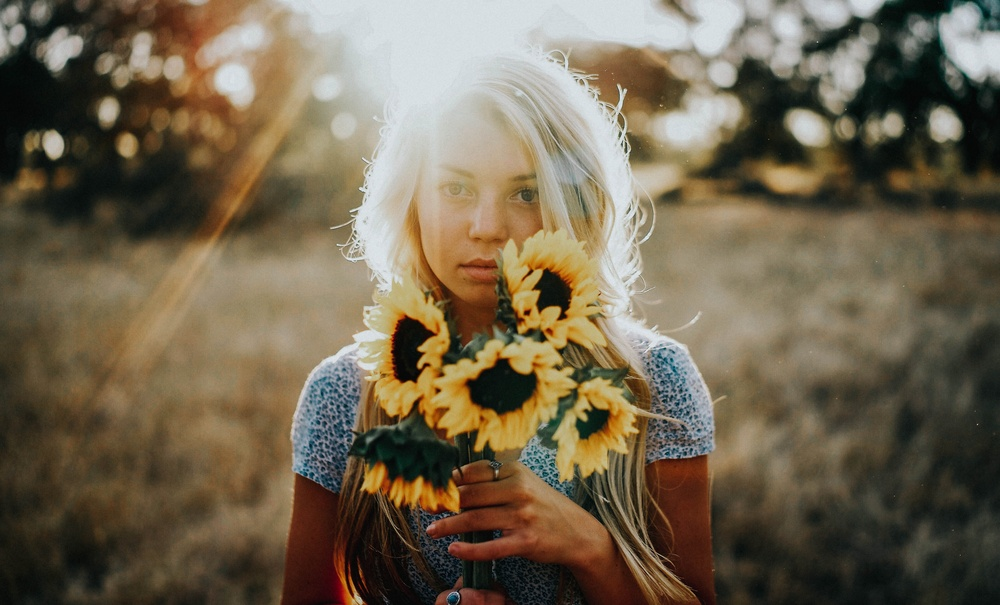
#> input picture CV/pictures/pic1.jpg, 1000 x 605 px, shrunk from 3823 x 2314 before the run
$ python ycbcr.py
#> lines starting #> are read from the running program, lines starting #| are printed output that depends on the picture
import cv2
import numpy as np
import matplotlib.pyplot as plt
from numpy import uint8
from scipy.stats import mode

'''
Цветовое пространство YCrCb (Y - яркость, Cr - красный, Cb - синий)
опять алгос с модой, работает почти так же как lab, но пространство другое
'''

# [4 lines left out: function adjust_contrast_brightness, not called in this run]


def main():
    # Загрузка изображения
    image = cv2.imread('../../pictures/pic1.jpg')
#> image is the input picture: shape (605, 1000, 3); mean B, G, R 79.3, 100.6, 112.8

    # Преобразование в цветовое пространство YCrCb
    ycbcr_image = cv2.cvtColor(image, cv2.COLOR_BGR2YCrCb)
#> ycbcr_image: shape (605, 1000, 3); mean of channels 0, 1, 2 101.8, 135.8, 115.3

    # Построение гистограмм каждого канала
    for i in range(3):
        plt.subplot(3, 1, i + 1)
        plt.hist(ycbcr_image[:, :, i].ravel(), bins=256, color='gray', alpha=0.75)
        plt.title(f'Channel {i}')
        plt.xlabel('Value')
        plt.ylabel('Frequency')

    plt.tight_layout()
    plt.show()
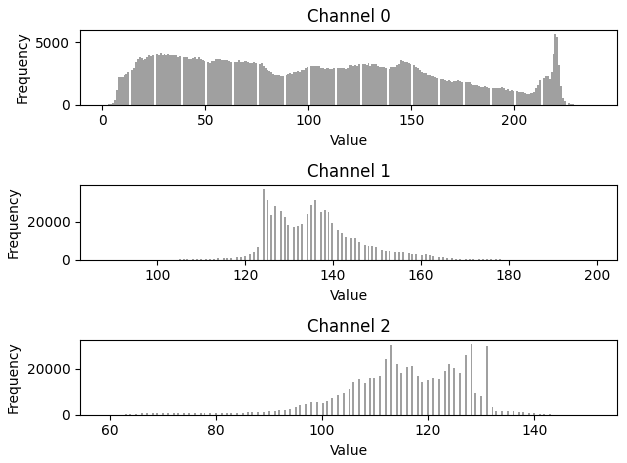
#> figure drawn by matplotlib, 3 panels; panel 1: tallest bar 5675 high, from x = 219.5 to 220.4; panel 2: tallest bar 37338 high, from x = 124 to 124.4; panel 3: tallest bar 30664 high, from x = 128 to 128.4

    # Обрезка очень светлых и темных цветов (уменьшение контрастности)
    ycbcr_image[..., 0] = np.clip(ycbcr_image[..., 0], 60, 200)  # Обрезка яркости Y
#> ycbcr_image: shape (605, 1000, 3); mean of channels 0, 1, 2 108.6, 135.8, 115.3

    y_channel = ycbcr_image[:, :, 0]
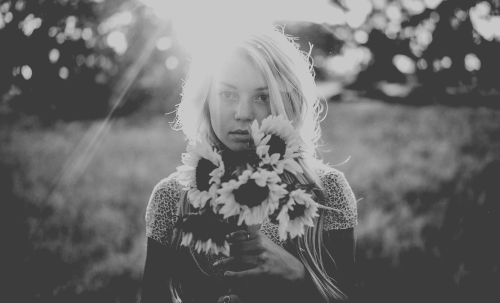
#> y_channel: shape (605, 1000) (shown at 1/2 size); min 60, max 200, mean 108.6
    cr_channel = ycbcr_image[:, :, 1]
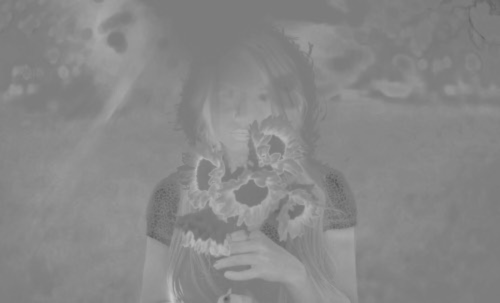
#> cr_channel: shape (605, 1000) (shown at 1/2 size); min 88, max 199, mean 135.8
    cb_channel = ycbcr_image[:, :, 2]
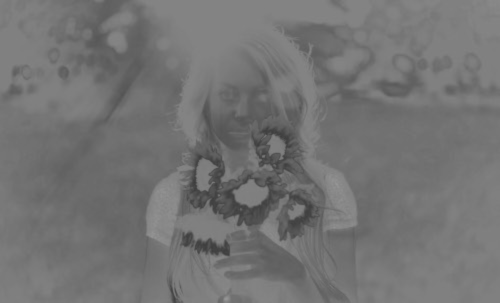
#> cb_channel: shape (605, 1000) (shown at 1/2 size); min 59, max 151, mean 115.3

    # Вычисление моды каждого канала
    mode_y, _ = mode(y_channel.ravel())
#> mode_y = 60
    mode_cr, _ = mode(cr_channel.ravel())
#> mode_cr = 124
    mode_cb, _ = mode(cb_channel.ravel())
#> mode_cb = 128

    # Вычисление среднего значения каждого канала
    mean_y = np.mean(y_channel)
#> mean_y = 108.6
    mean_cr = np.mean(cr_channel)
#> mean_cr = 135.8
    mean_cb = np.mean(cb_channel)
#> mean_cb = 115.3

    # Увеличение или уменьшение каждого канала на разницу между средним значением и модой
    ycbcr_image[..., 0] -= (mean_y - mode_y).astype(uint8)
#> ycbcr_image: shape (605, 1000, 3); mean of channels 0, 1, 2 60.6, 135.8, 115.3
    ycbcr_image[..., 1] -= (mean_cr - mode_cr).astype(uint8)
#> ycbcr_image: shape (605, 1000, 3); mean of channels 0, 1, 2 60.6, 124.8, 115.3
    ycbcr_image[..., 2] -= (mean_cb - mode_cb).astype(uint8)
#> ycbcr_image: shape (605, 1000, 3); mean of channels 0, 1, 2 60.6, 124.8, 127.3

    # Ограничение значений каналов YCrCb в допустимых пределах
    ycbcr_image[..., 0] = np.clip(ycbcr_image[..., 0], 0, 255)
    ycbcr_image[..., 1] = np.clip(ycbcr_image[..., 1], 0, 255)
    ycbcr_image[..., 2] = np.clip(ycbcr_image[..., 2], 0, 255)

    # Преобразование обратно в цветовое пространство BGR
    final_image = cv2.cvtColor(ycbcr_image, cv2.COLOR_YCrCb2BGR)
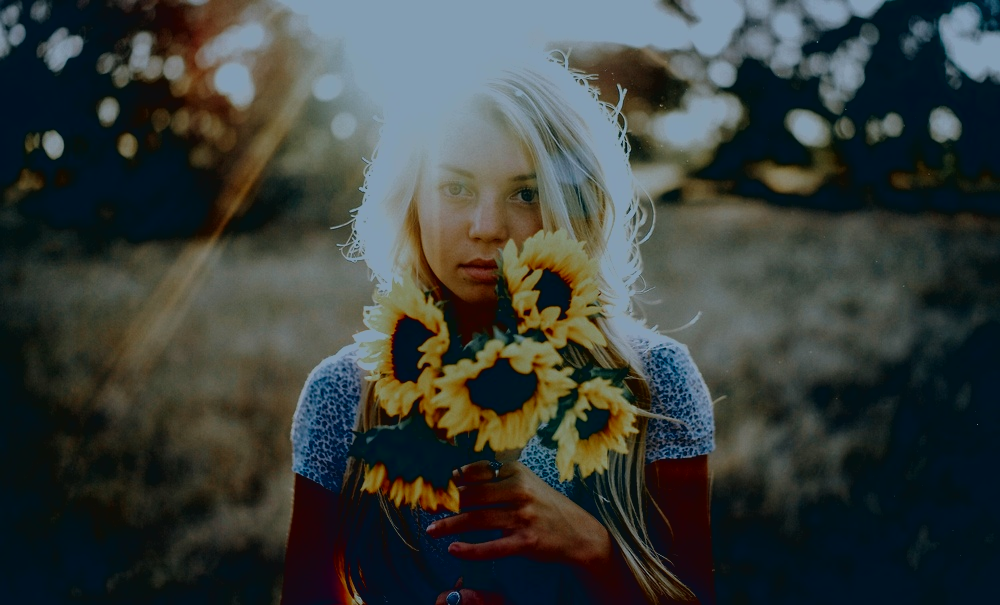
#> final_image: shape (605, 1000, 3); mean B, G, R 59.6, 63.2, 57.4

    # Отображение изображений
    cv2.imshow('Original Image', image)
    cv2.imshow('Adjusted Image', final_image)
    cv2.waitKey(0)
    cv2.destroyAllWindows()


if __name__ == '__main__':
    main()

$ run again, with CV/pictures/pic3.jpg copied over CV/pictures/pic1.jpg
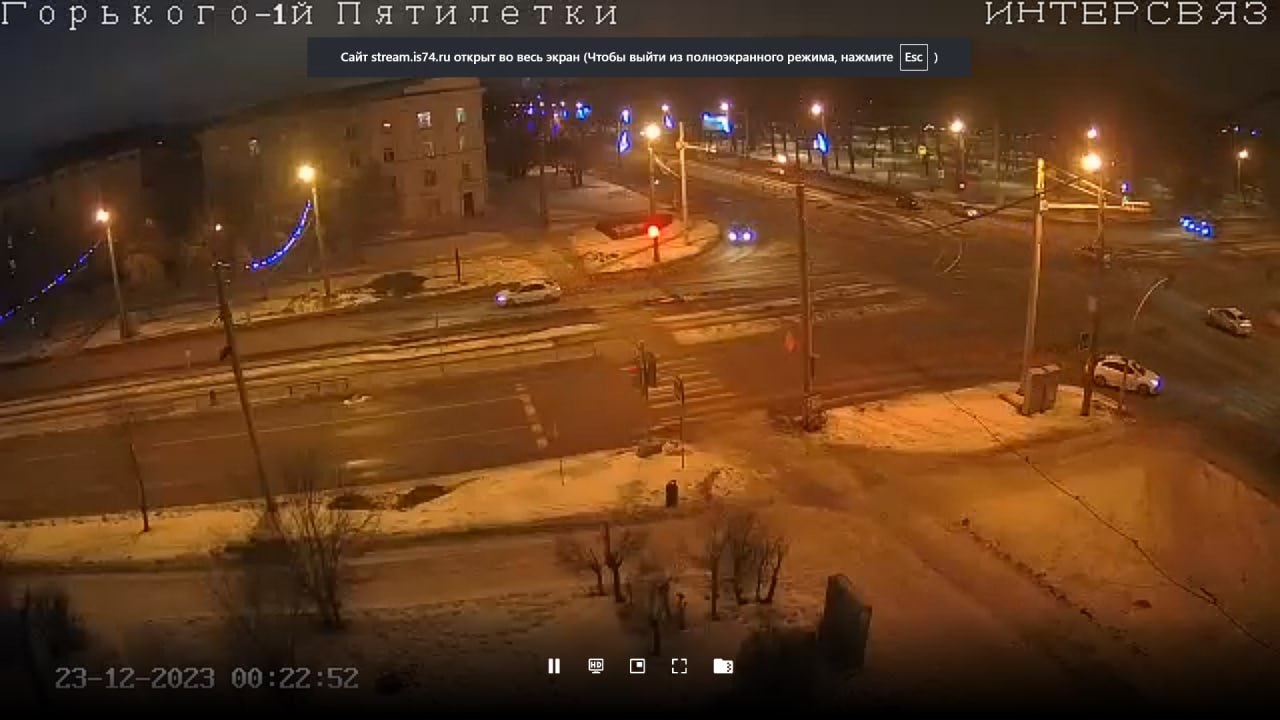
#> input picture CV/pictures/pic3.jpg, 1280 x 720 px
#> in main, image is the input picture: shape (720, 1280, 3); mean B, G, R 30.2, 59.7, 97.3
#> in main, `cb_channel = ycbcr_image[:, :, 2]`:
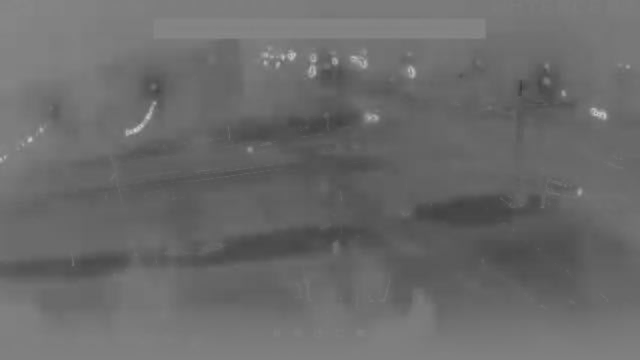
#> cb_channel: shape (720, 1280) (shown at 1/2 size); min 58, max 212, mean 106.9
#> mode_y = 60
#> mode_cr = 156
#> mode_cb = 103
#> mean_y = 76.45
#> mean_cr = 149.2
#> mean_cb = 106.9
#> in main, `final_image = cv2.cvtColor(ycbcr_image, cv2.COLOR_YCrCb2BGR)`:
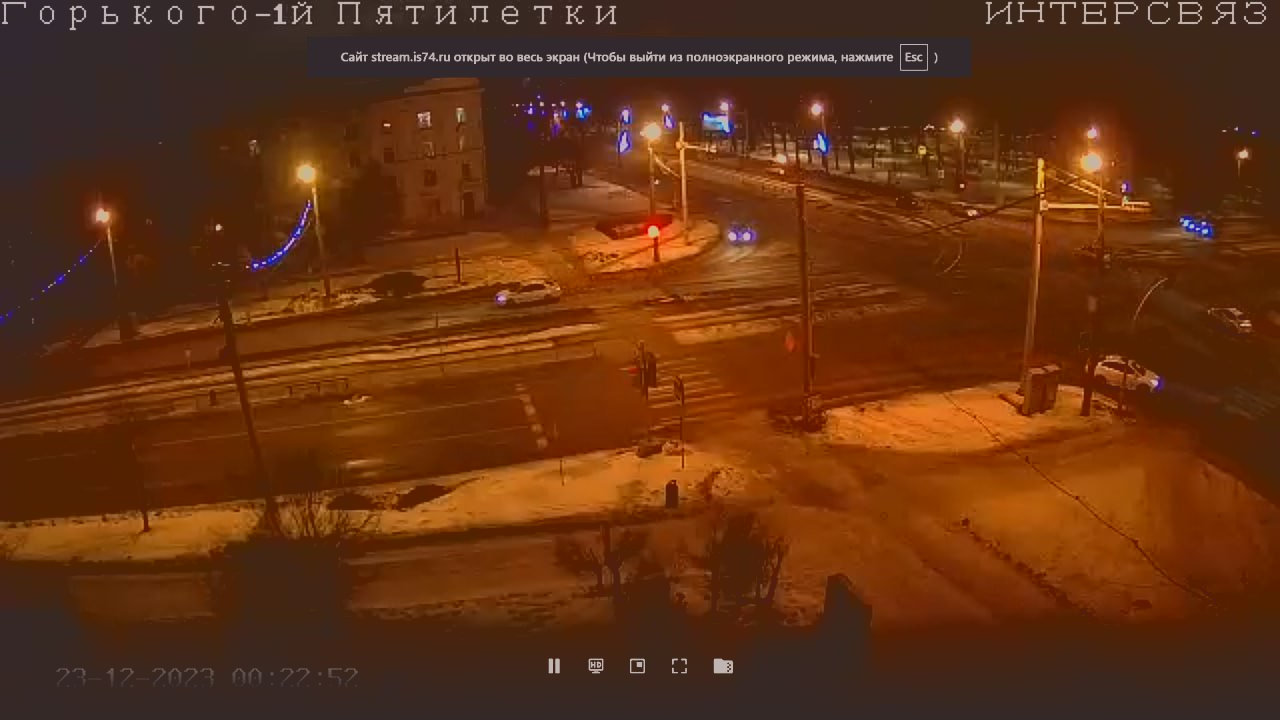
#> final_image: shape (720, 1280, 3); mean B, G, R 18.6, 49.3, 98.6

$ run again, with CV/pictures/pic4.jpg copied over CV/pictures/pic1.jpg
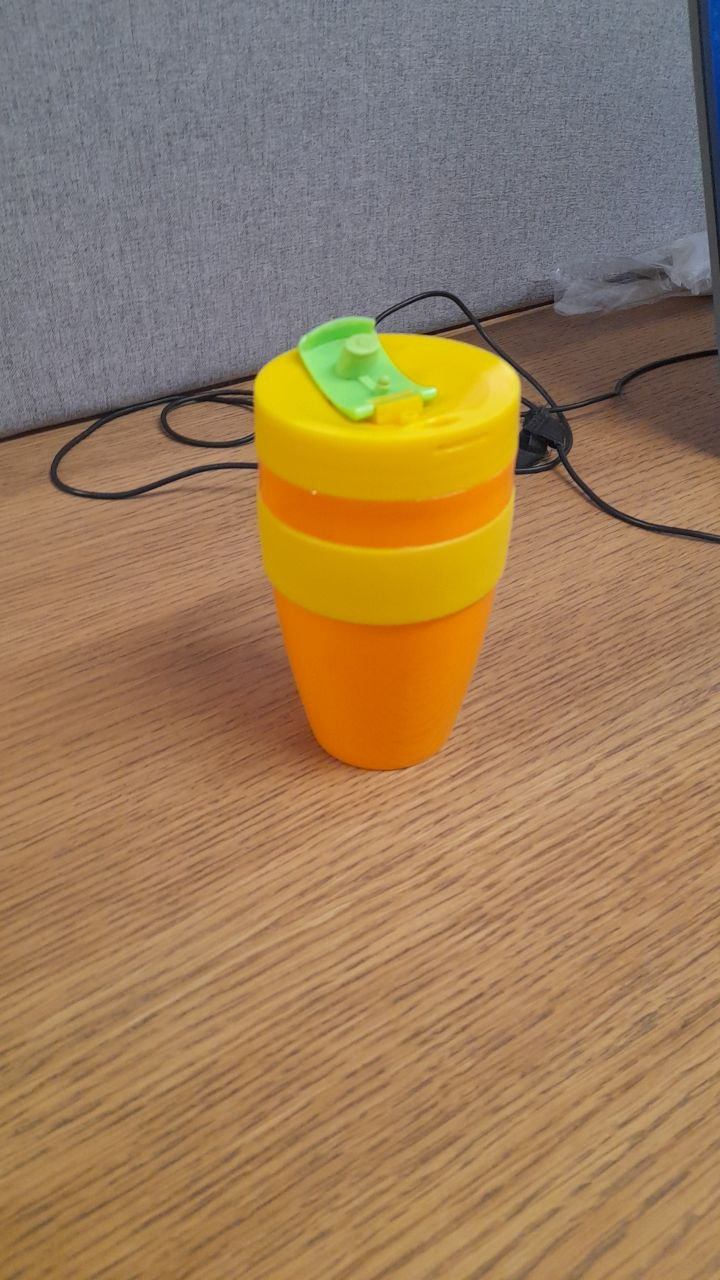
#> input picture CV/pictures/pic4.jpg, 720 x 1280 px
#> in main, image is the input picture: shape (1280, 720, 3); mean B, G, R 91.6, 124.7, 154.5
#> in main, `cb_channel = ycbcr_image[:, :, 2]`:
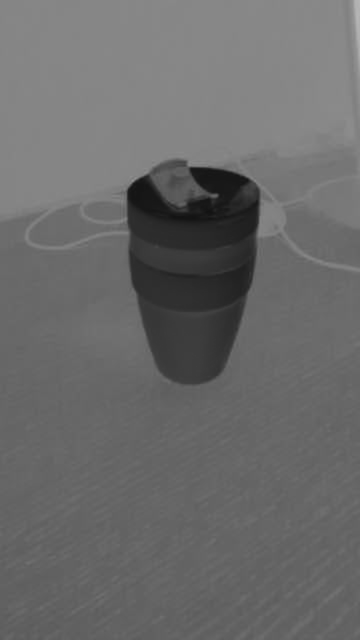
#> cb_channel: shape (1280, 720) (shown at 1/2 size); min 17, max 183, mean 106.4
#> mode_y = 129
#> mode_cr = 152
#> mode_cb = 134
#> mean_y = 130.2
#> mean_cr = 145.6
#> mean_cb = 106.4
#> in main, `final_image = cv2.cvtColor(ycbcr_image, cv2.COLOR_YCrCb2BGR)`:
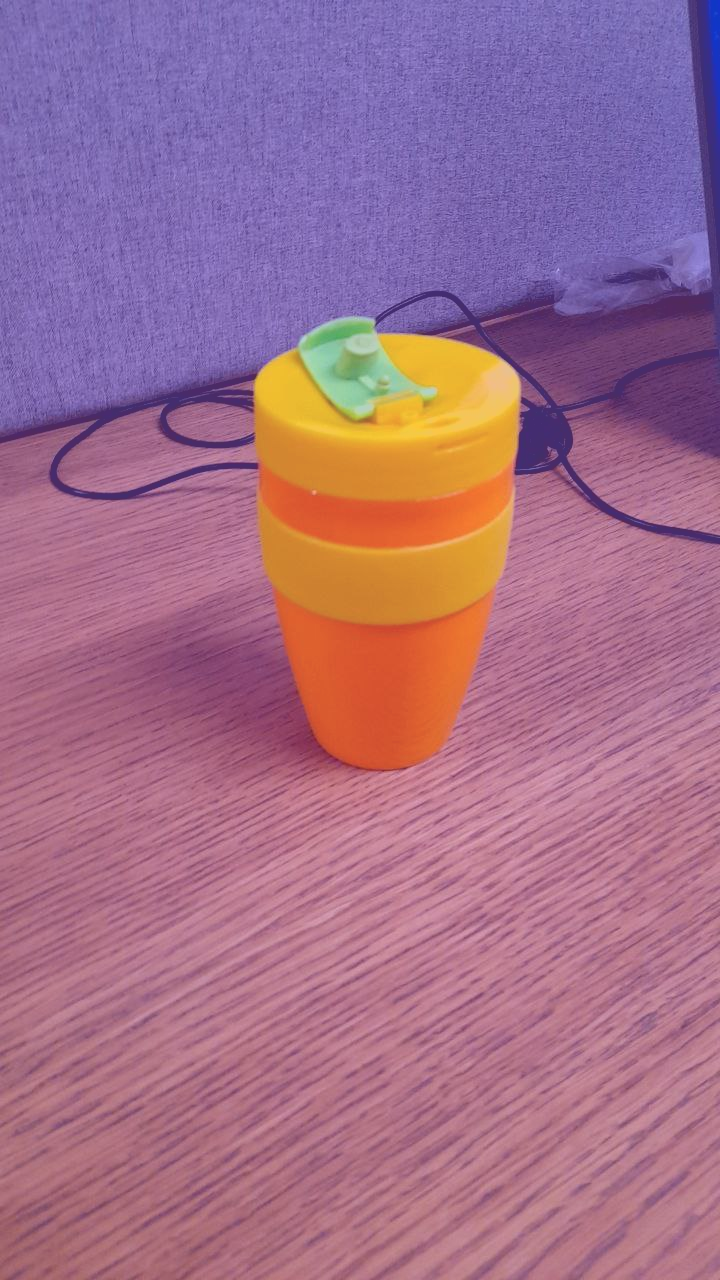
#> final_image: shape (1280, 720, 3); mean B, G, R 138.8, 110.5, 162.2
